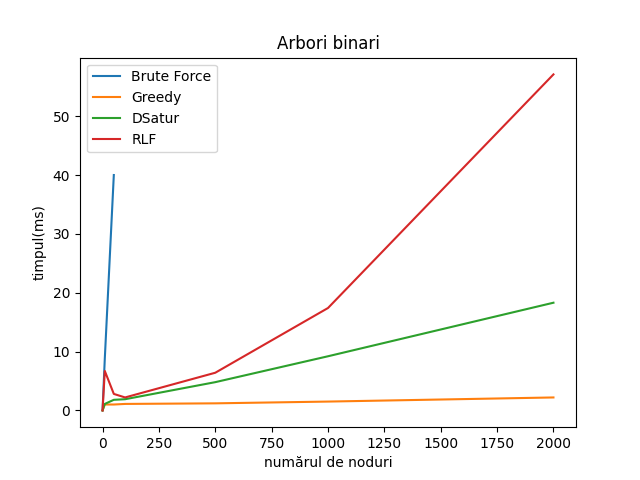

Generate this figure with Python:
import matplotlib.pyplot as plt
import numpy as np 

plt.title("Arbori binari") 
plt.xlabel("numărul de noduri") 
plt.ylabel("timpul(ms)")

data = np.array([
    [0, 0],
    [10, 8.8],
    [50, 40],
])

data2 = np.array([
    [0, 0],
    [10, 1],
    [50, 1],
    [100, 1.1],
    [500, 1.2],
    [1000, 1.5],
    [2000, 2.2],
])

data3 = np.array([
    [0, 0],
    [10, 1.1],
    [50, 1.8],
    [100, 1.9],
    [500, 4.8],
    [1000, 9.2],
    [2000, 18.3],
])

data4 = np.array([
    [0, 0],
    [10, 6.7],
    [50, 2.8],
    [100, 2.2],
    [500, 6.4],
    [1000, 17.4],
    [2000, 57.1],
])

x, y = data.T
plt.plot(x, y, label='Brute Force')

x, y = data2.T
plt.plot(x, y, label='Greedy')

x, y = data3.T
plt.plot(x, y, label='DSatur')

x, y = data4.T
plt.plot(x, y, label='RLF')

plt.legend()


# Save the figure as a png file
plt.savefig('fig4.png')